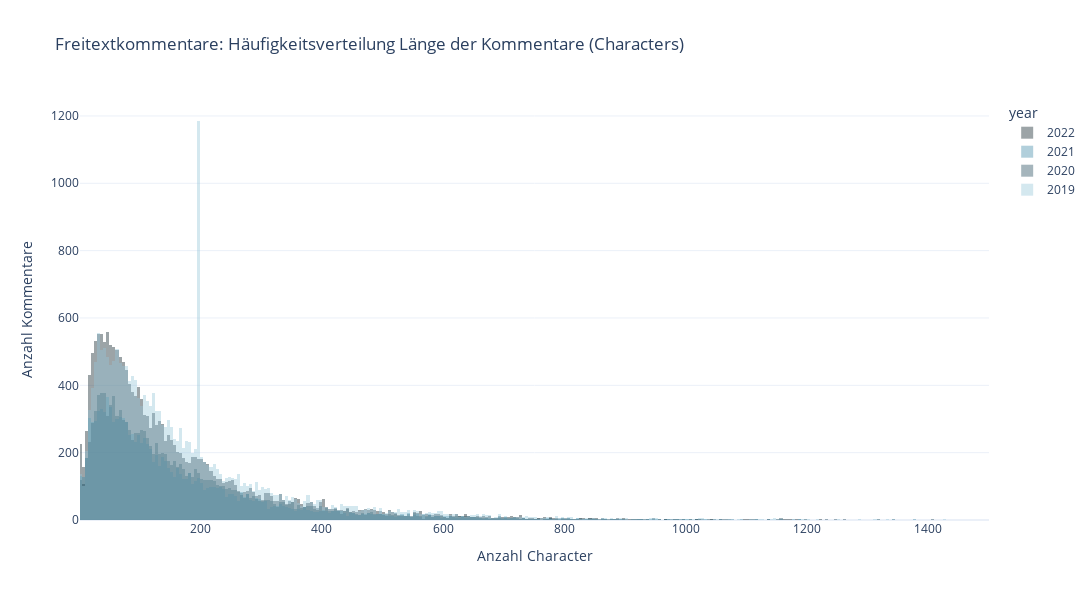

The code cell stored with this chart in its notebook:
### Code cell
fig = px.histogram(
    df_text,
    x="Kommentar_Character",
    range_x = [1,1500],
    title="Freitextkommentare: Häufigkeitsverteilung Länge der Kommentare (Characters)",
    color = "year",
    labels={'Kommentar_Character':'Anzahl Character'},
    color_discrete_sequence=color_discrete_sequence,
    width=1200, 
    height=600,
    template=template)
    
fig.update_layout(yaxis_title="Anzahl Kommentare")

# Overlay both histograms
fig.update_layout(barmode='overlay')

# Reduce opacity to see both histograms
fig.update_traces(opacity=0.4)

fig.show()

pio.write_image(fig,"images/fig-character-hist.svg") #save fig as svg

### Figure 1 — Plotly figure (JSON) as saved in the notebook; plotly's stock layout.template omitted (floating-point values rounded to 4 significant figures; data arrays with more than 128 entries replaced by an {"elided": "..."} marker saying what was removed)
{"data": [{"alignmentgroup": "True", "bingroup": "x", "hovertemplate": "year=2022<br>Anzahl Character=%{x}<br>count=%{y}<extra></extra>", "legendgroup": "2022", "marker": {"color": "#0B1F26", "pattern": {"shape": ""}}, "name": "2022", "offsetgroup": "2022", "opacity": 0.4, "orientation": "v", "showlegend": true, "type": "histogram", "x": {"elided": "18546 int values"}, "xaxis": "x", "yaxis": "y"}, {"alignmentgroup": "True", "bingroup": "x", "hovertemplate": "year=2021<br>Anzahl Character=%{x}<br>count=%{y}<extra></extra>", "legendgroup": "2021", "marker": {"color": "#3F89A6", "pattern": {"shape": ""}}, "name": "2021", "offsetgroup": "2021", "opacity": 0.4, "orientation": "v", "showlegend": true, "type": "histogram", "x": {"elided": "12127 int values"}, "xaxis": "x", "yaxis": "y"}, {"alignmentgroup": "True", "bingroup": "x", "hovertemplate": "year=2020<br>Anzahl Character=%{x}<br>count=%{y}<extra></extra>", "legendgroup": "2020", "marker": {"color": "#204959", "pattern": {"shape": ""}}, "name": "2020", "offsetgroup": "2020", "opacity": 0.4, "orientation": "v", "showlegend": true, "type": "histogram", "x": {"elided": "13287 int values"}, "xaxis": "x", "yaxis": "y"}, {"alignmentgroup": "True", "bingroup": "x", "hovertemplate": "year=2019<br>Anzahl Character=%{x}<br>count=%{y}<extra></extra>", "legendgroup": "2019", "marker": {"color": "#96C6D9", "pattern": {"shape": ""}}, "name": "2019", "offsetgroup": "2019", "opacity": 0.4, "orientation": "v", "showlegend": true, "type": "histogram", "x": {"elided": "20607 int values"}, "xaxis": "x", "yaxis": "y"}], "layout": {"barmode": "overlay", "height": 600, "legend": {"title": {"text": "year"}, "tracegroupgap": 0}, "title": {"text": "Freitextkommentare: Häufigkeitsverteilung Länge der Kommentare (Characters)"}, "width": 1200, "xaxis": {"anchor": "y", "domain": [0, 1], "range": [1, 1500], "title": {"text": "Anzahl Character"}}, "yaxis": {"anchor": "x", "domain": [0, 1], "title": {"text": "Anzahl Kommentare"}}}}
